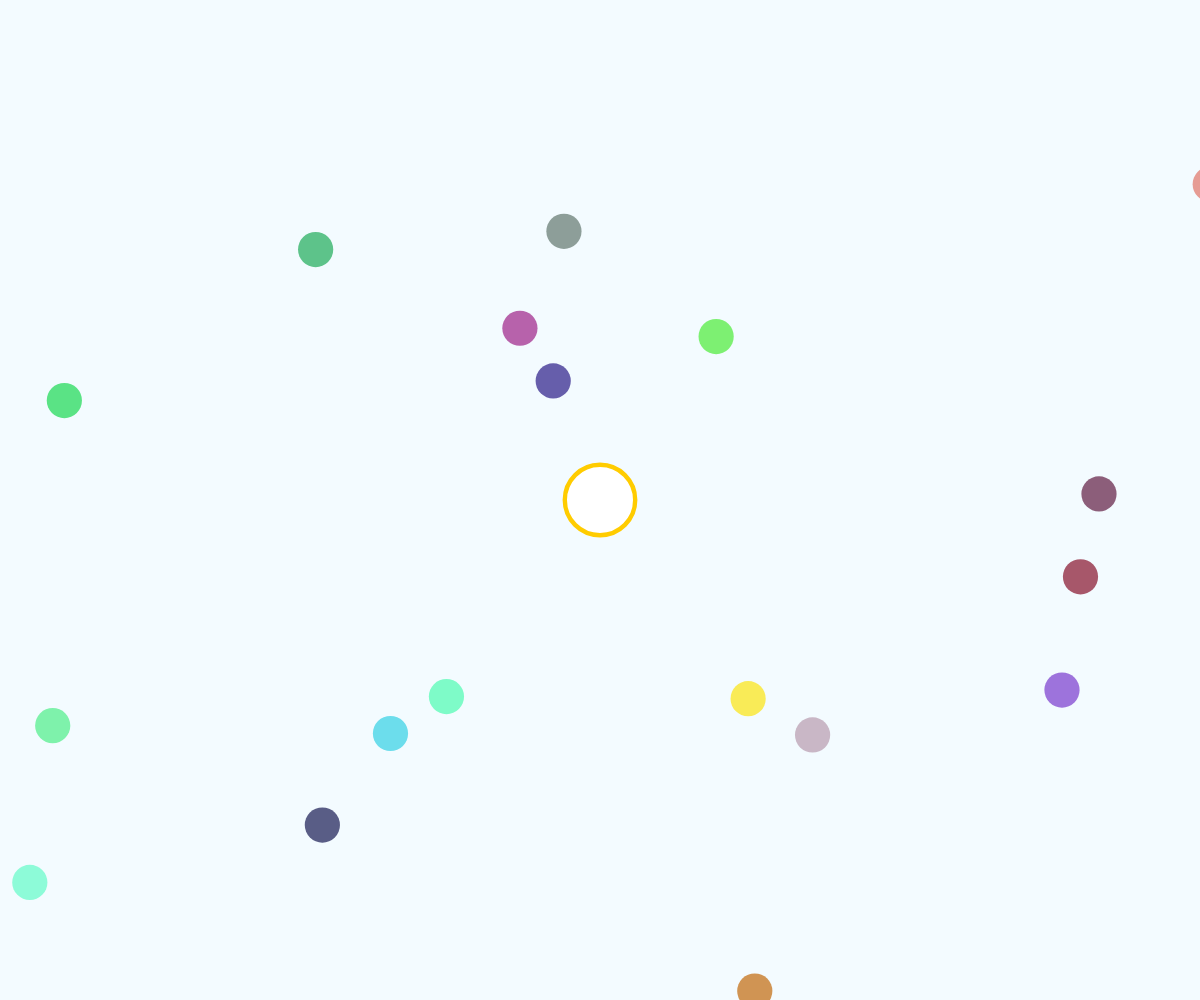
Frame 1 (no input)
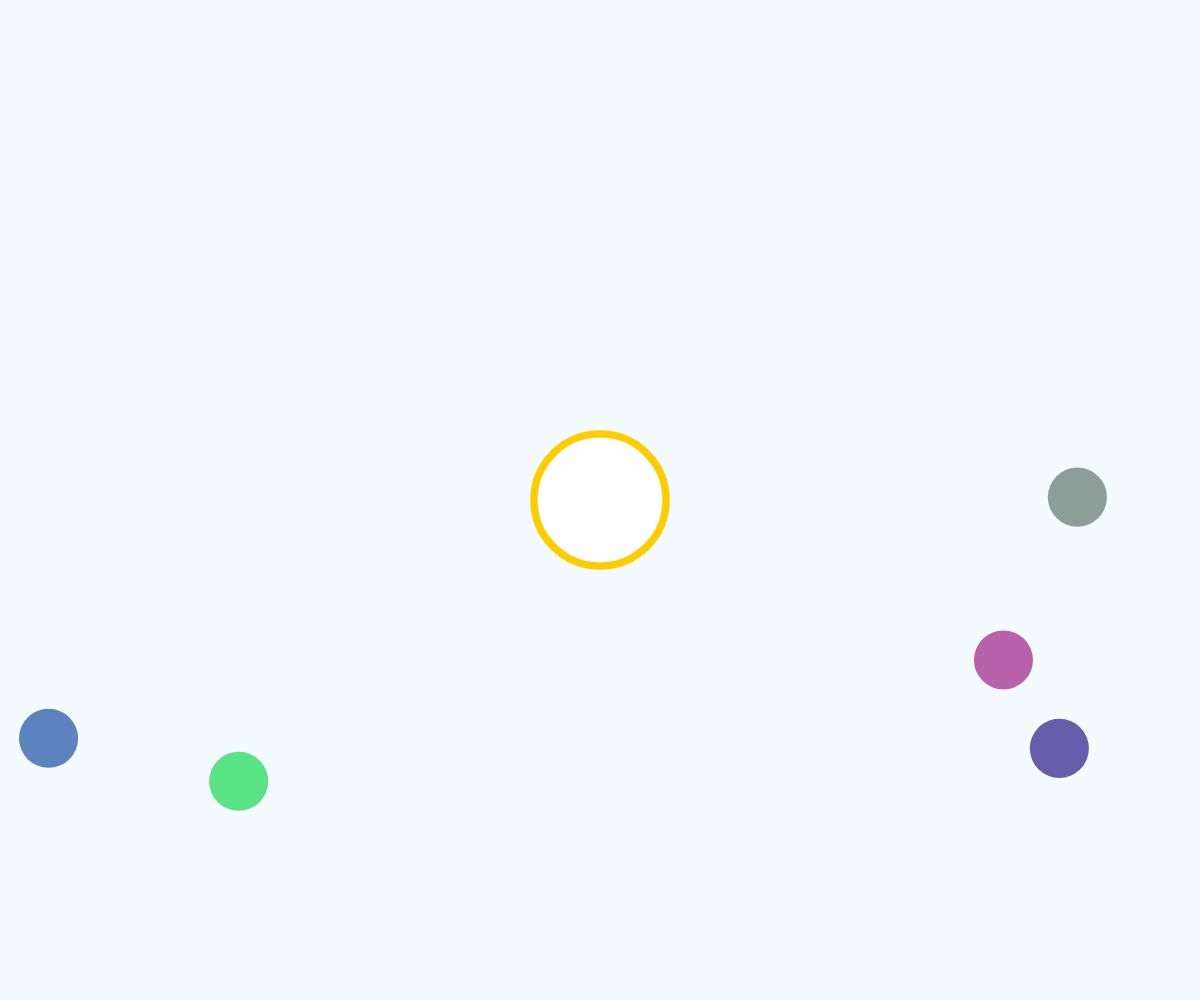
Frame 60 (no input)
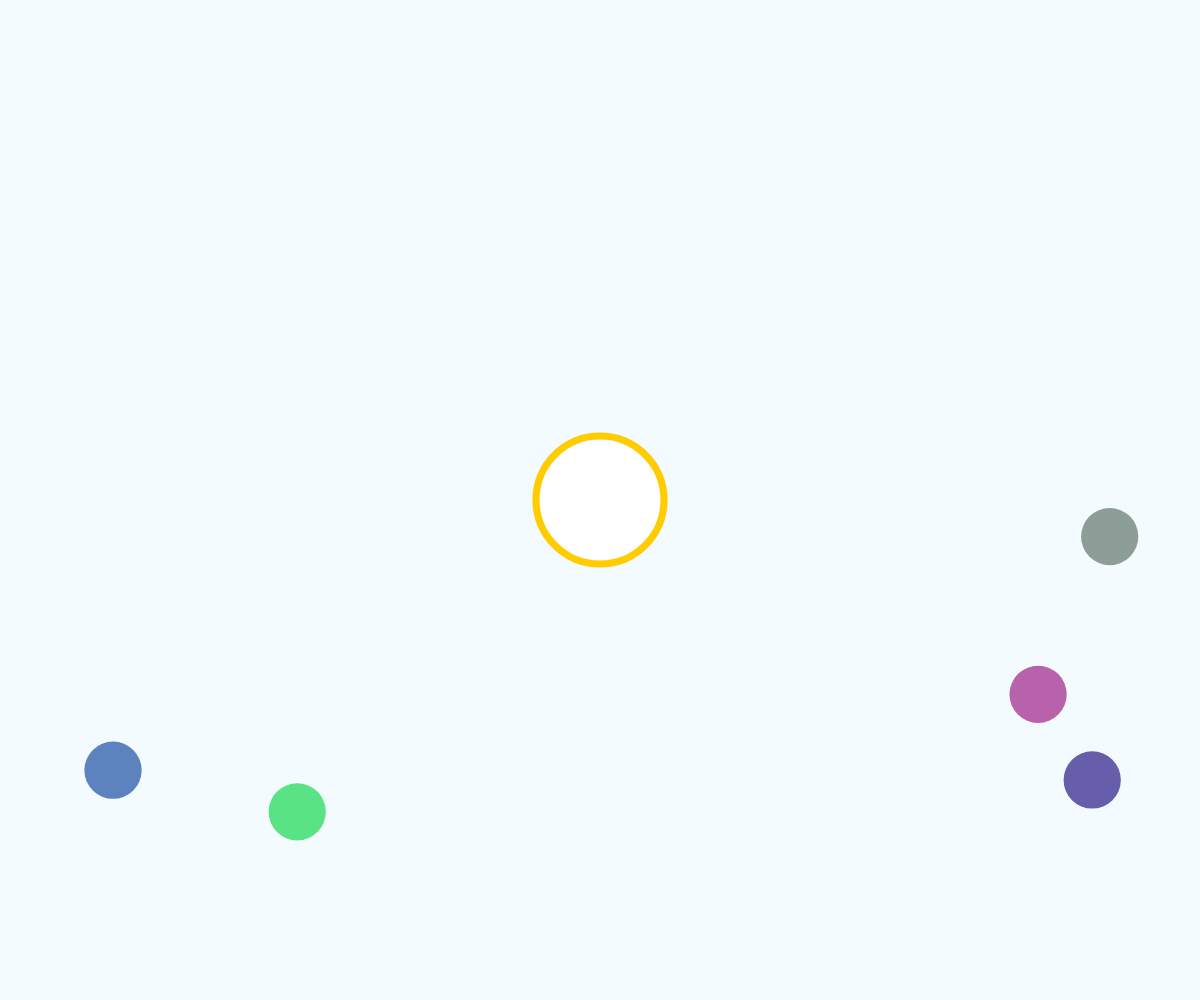
Frame 120 (the mouse pressed at the canvas centre since frame 60)

The p5.js sketch that drew these frames (run headless with seeded random() and noise() and a simulated clock; from frame 60 on, the mouse is pressed at the canvas centre):

// p5.js sketch
// ── sketch.js
let blob;
let blobs = [];
let zoom = 1;

function setup() {
  createCanvas(windowWidth, windowHeight);
  blob = new Blob(0, 0, 32);
  for (var i = 0; i < 200; i++) {
    var x = random(-2 * width, 2 * width);
    var y = random(-2 * height, 2 * height);
    blobs[i] = new Blob(x, y, 16, true);
  }
}

function draw() {
  background(243, 251, 255);
  translate(width / 2, height / 2);
  const newzoom = 64 / blob.r;
  zoom = lerp(zoom, newzoom, 0.1);
  scale(zoom);
  translate(-blob.pos.x, -blob.pos.y);
  blob.show();
  blob.update();
  for (var i = blobs.length - 1; i >= 0; i--) {
    blobs[i].show();
    if (blob.eats(blobs[i])) {
      blobs.splice(i, 1);
    }
  }
}

// ── blob.js
class Blob {

  constructor(x, y, r, hasColor) {
    this.pos = createVector(x, y);
    this.r = r;
    this.vel = createVector(0, 0);
    if (hasColor) {
      this.red = random(75, 255);
      this.g = random(75, 255);
      this.b = random(75, 255);
    }
    this.hasColor = hasColor;
  }

  update() {
    var newvel = createVector(mouseX - width / 2, mouseY - height / 2);
    // mouse inside it , stop;
    const mag = 7 - this.r * this.r * 0.0001;
    newvel.setMag(mag);
    this.vel.lerp(newvel, 0.2);
    this.pos.add(this.vel);
  }

  eats(other) {
    const d = p5.Vector.dist(this.pos, other.pos);
    if (d < this.r + other.r) {
      const sum = PI * this.r * this.r + PI * other.r * other.r;
      this.r = sqrt(sum / PI);
      return true;
    }
    return false;
  }

  show() {
    this.hasColor ? fill(this.red, this.g, this.b) : fill(255);
    // fill(255);
    // fill(this.r, this.g, this.b);
    if (!this.hasColor) {
      stroke(255, 204, 0);
      strokeWeight(4);
    } else {
      noStroke();
    }
    ellipse(this.pos.x, this.pos.y, this.r * 2, this.r * 2);
  }
}
